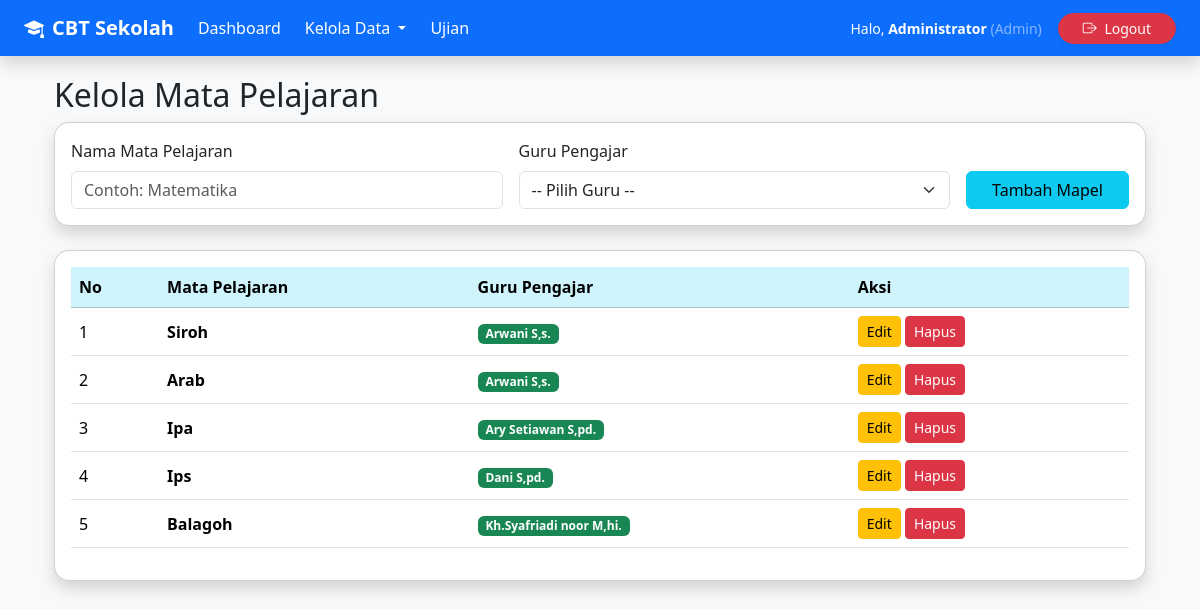
The page /admin/kelola_mapel (signed in) on the database its author committed.
### models.py (models this page shows)
class User(UserMixin, db.Model):
    id = db.Column(db.Integer, primary_key=True)
    username = db.Column(db.String(50), unique=True, nullable=False)
    password = db.Column(db.String(255), nullable=False)
    role = db.Column(db.String(20), nullable=False)  # admin, guru, siswa
    nama = db.Column(db.String(100))
    kelas_id = db.Column(db.Integer, db.ForeignKey('kelas.id'))
    kelas = db.relationship('Kelas', backref='siswa', lazy=True)
    mapel_diajar = db.relationship('Mapel', backref='guru', lazy=True)

class Mapel(db.Model):
    id = db.Column(db.Integer, primary_key=True)
    nama = db.Column(db.String(100), nullable=False)
    guru_id = db.Column(db.Integer, db.ForeignKey('user.id'))

### routes/admin_routes.py (the view, shortened to what this page needs)
@bp.route('/kelola_mapel', methods=['GET', 'POST'])
@login_required
def kelola_mapel():
    if current_user.role != 'admin': return redirect('/')
    guru_list = User.query.filter_by(role='guru').all()
    mapel = Mapel.query.all()
    return render_template('admin/kelola_mapel.html', mapel=mapel, guru_list=guru_list)

### app.py (called while the page is built)
@login_manager.user_loader
def load_user(id):
    return db.session.get(User, int(id))

### templates/admin/kelola_mapel.html (shortened to what this page needs)
{% extends "base.html" %}
{% block content %}
<div class="container mt-4">
    <h2>Kelola Mata Pelajaran</h2>
    <div class="card shadow mb-4">
        <div class="card-body">
            <form method="POST" class="row g-3 align-items-end">
                <div class="col-md-5">
                    <label class="form-label">Nama Mata Pelajaran</label>
                    <input type="text" name="nama_mapel" class="form-control" placeholder="Contoh: Matematika" required>
                </div>
                <div class="col-md-5">
                    <label class="form-label">Guru Pengajar</label>
                    <select name="guru_id" class="form-select" required>
                        <option value="">-- Pilih Guru --</option>
                    </select>
                </div>
                <div class="col-md-2">
                    <button type="submit" name="tambah" class="btn btn-info w-100">Tambah Mapel</button>
                </div>
            </form>
        </div>
    </div>
    <div class="card shadow">
        <div class="card-body">
            <table class="table table-hover align-middle">
                <thead class="table-info">
                    <tr>
                        <th>No</th>
                        <th>Mata Pelajaran</th>
                        <th>Guru Pengajar</th>
                        <th>Aksi</th>
                    </tr>
                </thead>
                <tbody>
                    {% for m in mapel %}
                    <tr>
                        <td>{{ loop.index }}</td>
                        <td><strong>{{ m.nama }}</strong></td>
                        <td>
                            {% if m.guru %}
                                <span class="badge bg-success">{{ m.guru.nama }}</span>
                            {% else %}
                                <span class="badge bg-secondary">Belum ada guru</span>
                            {% endif %}
                        </td>
                        <td>
                            <button class="btn btn-warning btn-sm" data-bs-toggle="modal" data-bs-target="#edit{{ m.id }}">Edit</button>
                            <button class="btn btn-danger btn-sm" data-bs-toggle="modal" data-bs-target="#hapus{{ m.id }}">Hapus</button>
                        </td>
                    </tr>
                    {% endfor %}
                </tbody>
            </table>
        </div>
    </div>
</div>
{% endblock %}

### templates/base.html (shortened to what this page needs)
<!DOCTYPE html>
<html lang="id">
<head>
    <link href="https://cdn.jsdelivr.net/npm/bootstrap@5.3.3/dist/css/bootstrap.min.css" rel="stylesheet">
    <link rel="stylesheet" href="https://cdn.jsdelivr.net/npm/bootstrap-icons@1.11.3/font/bootstrap-icons.min.css">
    <link rel="stylesheet" href="{{ url_for('static', filename='css/style.css') }}">
</head>
<body class="bg-light">
    <nav class="navbar navbar-expand-lg navbar-dark bg-primary shadow fixed-top">
        <div class="container-fluid px-4">
            <a class="navbar-brand fw-bold d-flex align-items-center" href="/">
                <i class="bi bi-mortarboard-fill me-2"></i>
                CBT Sekolah
            </a>
            {% if current_user.is_authenticated %}
            <div class="navbar-nav me-auto d-flex flex-row gap-2">
                {% if current_user.role == 'admin' %}
                    <a href="/admin/dashboard" class="nav-link text-white">Dashboard</a>
                    <div class="nav-item dropdown">
                        <a class="nav-link dropdown-toggle text-white" href="#" role="button" data-bs-toggle="dropdown">
                            Kelola Data
                        </a>
                    </div>
                    <a href="/admin/ujian" class="nav-link text-white">Ujian</a>
                {% endif %}
            </div>
            <div class="d-flex align-items-center text-white">
                <span class="me-3 small d-none d-md-block">
                    Halo, <strong>{{ current_user.nama or current_user.username }}</strong>
                    <span class="text-white-50">({{ current_user.role | capitalize }})</span>
                </span>
                <a href="/logout" class="btn btn-danger btn-sm rounded-pill px-4 shadow-sm">
                    <i class="bi bi-box-arrow-right me-1"></i>
                    <span class="d-none d-sm-inline">Logout</span>
                </a>
            </div>
            {% endif %}
        </div>
    </nav>
    <div class="container mt-4">
        {% block content %}{% endblock %}
    </div>
</body>
</html>

### static/css/style.css (style rules this page uses)
body { font-family: 'Segoe UI', Tahoma, Geneva, Verdana, sans-serif; }
.card { border-radius: 15px; }

### rows shown on the page
User: nama "Administrator", role "Admin"
Mapel: nama "Siroh", guru.nama "Arwani S,s."
Mapel: nama "Arab", guru.nama "Arwani S,s."
Mapel: nama "Ipa", guru.nama "Ary Setiawan S,pd."
Mapel: nama "Ips", guru.nama "Dani S,pd."
Mapel: nama "Balagoh", guru.nama "Kh.Syafriadi noor M,hi."
